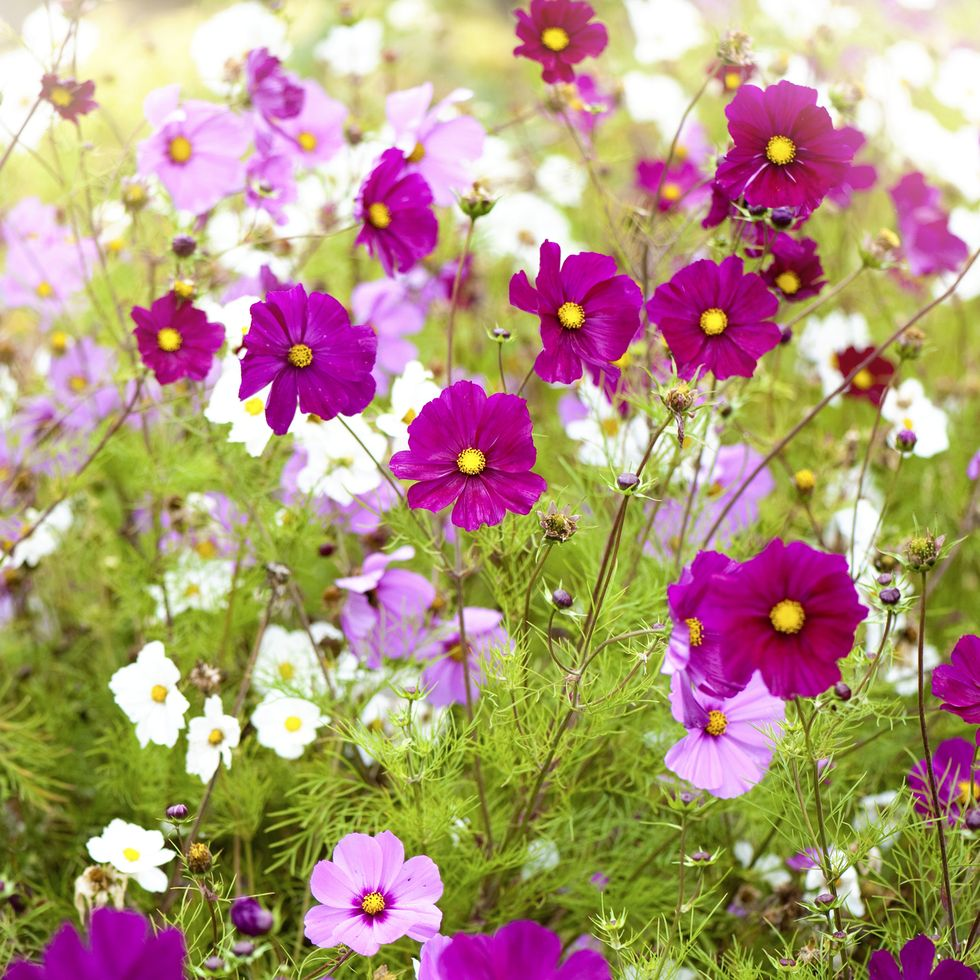
#> input picture data/img2.jpg, 980 x 980 px
$ python 2_Image_transformation.py
#> lines starting #> are read from the running program, lines starting #| are printed output that depends on the picture
from PIL import Image


img = Image.open("../data/img2.jpg")
#> img is the input picture: PIL image 980x980 RGB; mean R, G, B 177.2, 150.3, 124.3
print(f"Size of an image is {img.size}")
#| Size of an image is (980, 980)
# [35 lines of commented-out code are left out]
gray = img.convert("L")
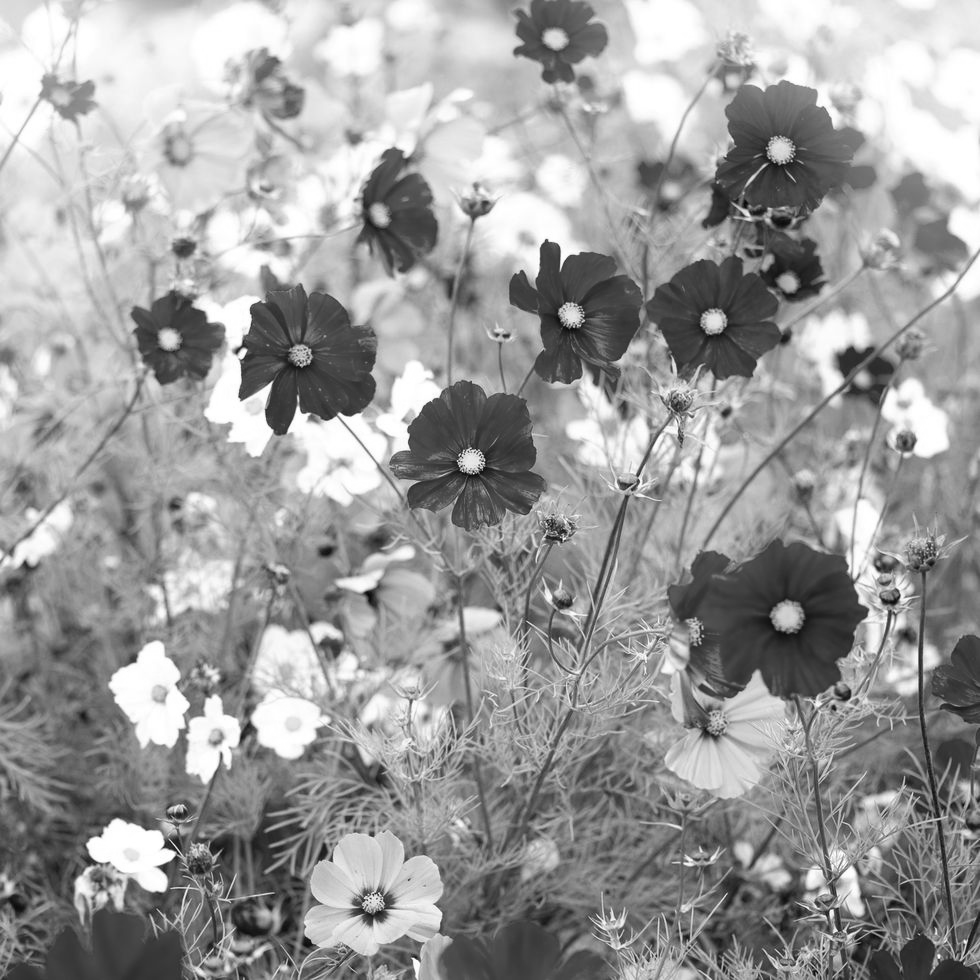
#> gray: PIL image 980x980 L; min 4, max 255, mean 155.3
gray.show("gray image")

$ run again, with data/img3.jpg copied over data/img2.jpg
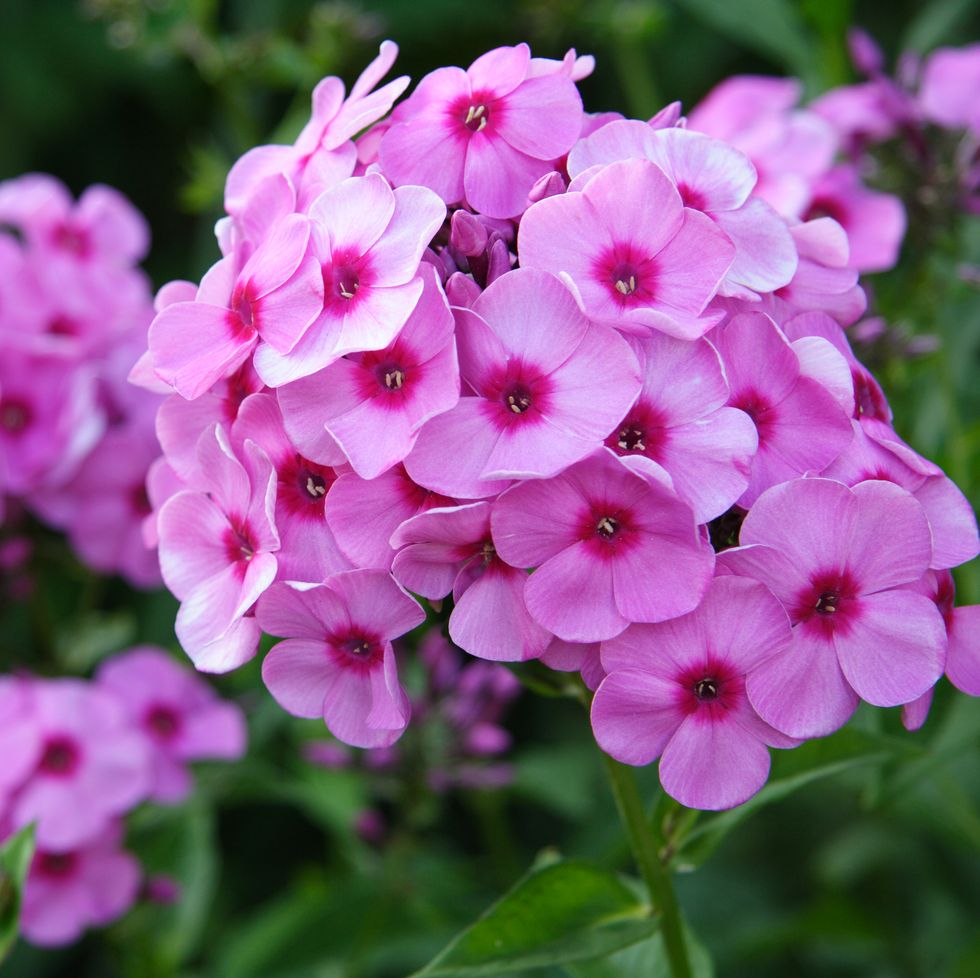
#> input picture data/img3.jpg, 980 x 978 px
#> img is the input picture: PIL image 980x978 RGB; mean R, G, B 133, 93.6, 131.4
#| Size of an image is (980, 978)
#> `gray = img.convert("L")`:
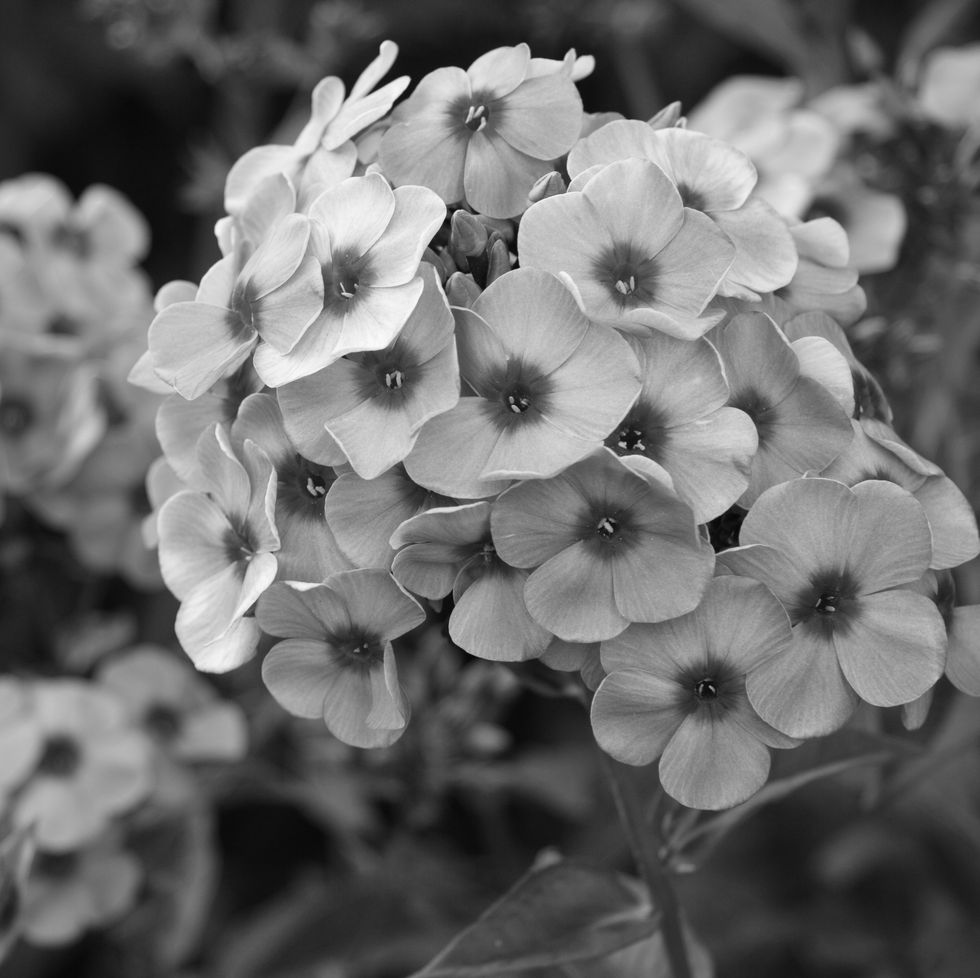
#> gray: PIL image 980x978 L; min 3, max 252, mean 109.7

$ run again, with data/img4.jpg copied over data/img2.jpg
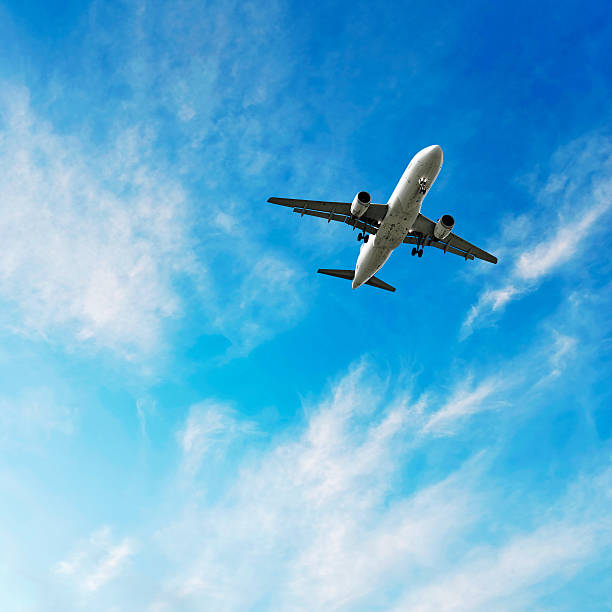
#> input picture data/img4.jpg, 612 x 612 px
#> img is the input picture: PIL image 612x612 RGB; mean R, G, B 96.5, 176.8, 219.2
#| Size of an image is (612, 612)
#> `gray = img.convert("L")`:
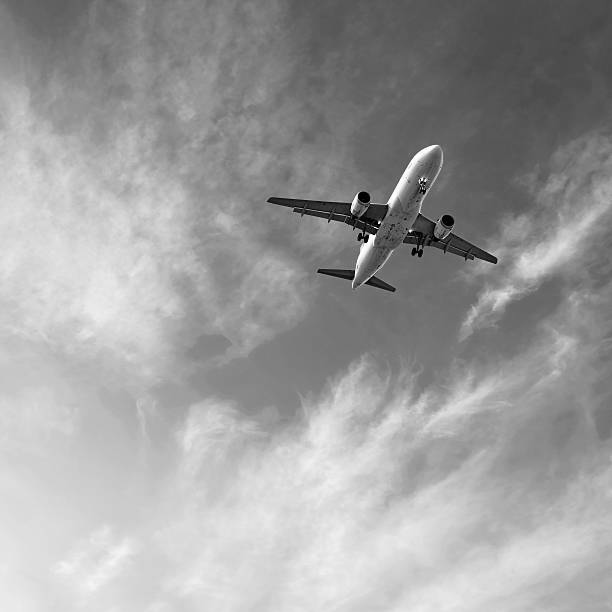
#> gray: PIL image 612x612 L; min 0, max 255, mean 157.6
